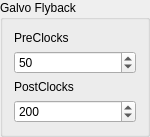
           <widget class="QGroupBox" name="FlybackBox">
            <property name="maximumSize">
             <size>
              <width>150</width>
              <height>600</height>
             </size>
            </property>
            <property name="title">
             <string>Galvo Flyback</string>
            </property>
            <layout class="QVBoxLayout" name="verticalLayout_13">
             <item>
              <widget class="QLabel" name="PreclockLabel">
               <property name="maximumSize">
                <size>
                 <width>16777215</width>
                 <height>30</height>
                </size>
               </property>
               <property name="text">
                <string>PreClocks</string>
               </property>
              </widget>
             </item>
             <item>
              <widget class="QSpinBox" name="PreClock">
               <property name="maximumSize">
                <size>
                 <width>1000</width>
                 <height>16777215</height>
                </size>
               </property>
               <property name="maximum">
                <number>10000</number>
               </property>
               <property name="value">
                <number>50</number>
               </property>
              </widget>
             </item>
             <item>
              <widget class="QLabel" name="PostClockLabel">
               <property name="maximumSize">
                <size>
                 <width>16777215</width>
                 <height>30</height>
                </size>
               </property>
               <property name="text">
                <string>PostClocks</string>
               </property>
              </widget>
             </item>
             <item>
              <widget class="QSpinBox" name="PostClock">
               <property name="maximum">
                <number>10000</number>
               </property>
               <property name="value">
                <number>200</number>
               </property>
              </widget>
             </item>
            </layout>
           </widget>
